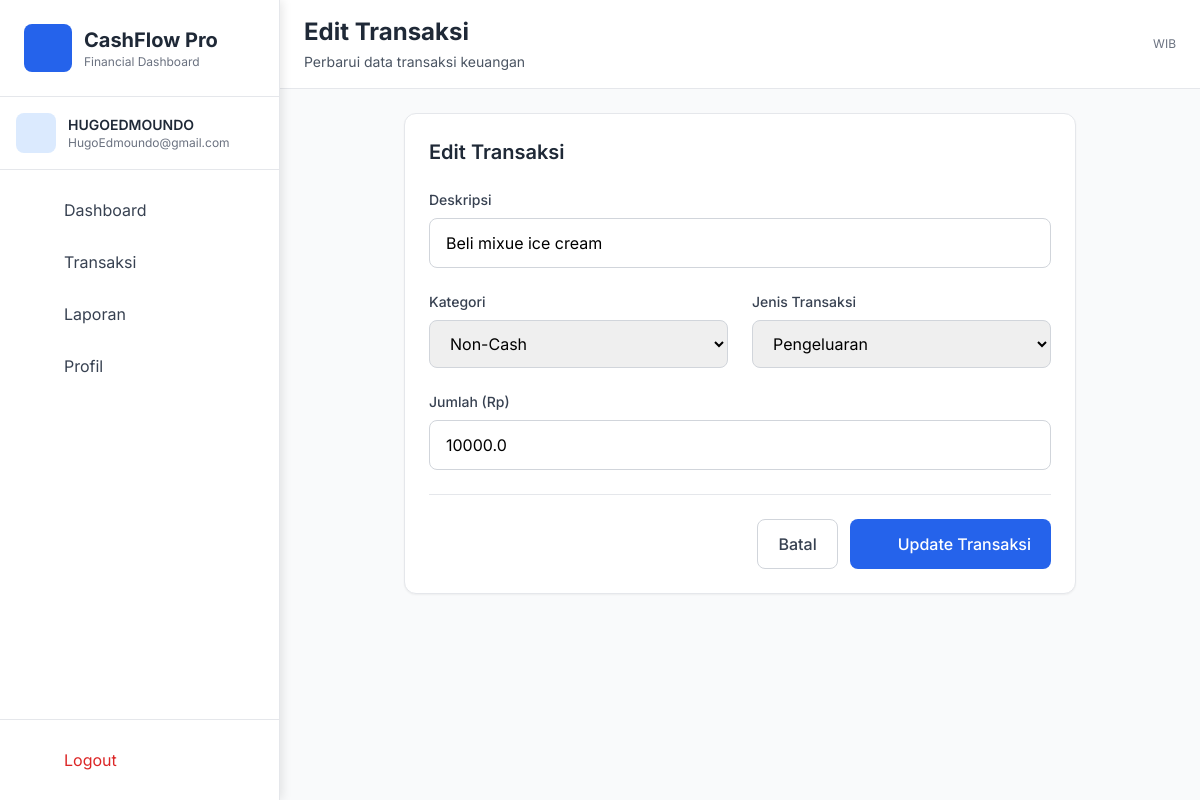
/edit_transaction/33 (signed in), run on the app's committed database.
### tables this page shows
CREATE TABLE users (
        id INTEGER PRIMARY KEY AUTOINCREMENT,
        username TEXT UNIQUE NOT NULL,
        email TEXT,
        password TEXT NOT NULL,
        full_name TEXT,
        created_at TIMESTAMP DEFAULT CURRENT_TIMESTAMP
    );

CREATE TABLE transactions (
        id INTEGER PRIMARY KEY AUTOINCREMENT,
        user_id INTEGER NOT NULL,
        description TEXT NOT NULL,
        category TEXT NOT NULL,
        transaction_type TEXT NOT NULL,
        amount REAL NOT NULL,
        transaction_date TIMESTAMP DEFAULT CURRENT_TIMESTAMP,
        FOREIGN KEY (user_id) REFERENCES users (id)
    );

### app.py (the view, shortened to what this page needs)
@app.route('/edit_transaction/<int:id>', methods=['GET', 'POST'])
@login_required
def edit_transaction(id):
    conn = get_db_connection()
    c = conn.cursor()
    if request.method == 'GET':
        c.execute('SELECT * FROM transactions WHERE id = ? AND user_id = ?', (id, current_user.id))
        transaction = c.fetchone()
        if not transaction:
            flash('Transaksi tidak ditemukan!', 'danger')
            return redirect(url_for('transactions'))
        transaction_dict = {
            'id': transaction['id'],
            'description': transaction['description'],
            'category': transaction['category'],
            'transaction_type': transaction['transaction_type'],
            'amount': transaction['amount'],
            'transaction_date': transaction['transaction_date']
        }
        conn.close()
        return render_template('edit.html', data=transaction_dict, format_rupiah=format_rupiah)

### app.py (called while the page is built)
@login_manager.user_loader
def load_user(user_id):
    conn = sqlite3.connect('cashflow.db')
    c = conn.cursor()
    c.execute('SELECT id, username, email, full_name FROM users WHERE id = ?', (user_id,))
    user = c.fetchone()
    conn.close()
    if user:
        return User(user[0], user[1], user[2], user[3])
    return None

def get_db_connection():
    conn = sqlite3.connect('cashflow.db')
    conn.row_factory = sqlite3.Row
    return conn

### templates/edit.html (shortened to what this page needs)
{% extends 'base.html' %}
{% block page_title %}Edit Transaksi{% endblock %}
{% block page_subtitle %}Perbarui data transaksi keuangan{% endblock %}
{% block content %}
<div class="max-w-2xl mx-auto">
    <div class="bg-white rounded-xl shadow-sm border border-gray-200">
        <div class="p-6">
            <div class="mb-6">
                <div class="flex justify-between items-center">
                    <h3 class="text-xl font-semibold text-gray-800">Edit Transaksi</h3>
                    <a href="{{ url_for('transactions') }}" class="text-gray-400 hover:text-gray-600">
                        <i class="fas fa-times"></i>
                    </a>
                </div>
            </div>
            <form method="POST" action="{{ url_for('edit_transaction', id=data.id) }}" class="space-y-6">
                <div>
                    <label class="block text-sm font-medium text-gray-700 mb-2">Deskripsi</label>
                    <input type="text" name="description" value="{{ data.description }}" required
                           class="w-full border border-gray-300 rounded-lg px-4 py-3 focus:ring-2 focus:ring-blue-500 focus:border-blue-500 outline-none transition-colors duration-200">
                </div>
                <div class="grid grid-cols-1 md:grid-cols-2 gap-6">
                    <div>
                        <label class="block text-sm font-medium text-gray-700 mb-2">Kategori</label>
                        <select name="category" required class="w-full border border-gray-300 rounded-lg px-4 py-3 focus:ring-2 focus:ring-blue-500 focus:border-blue-500 outline-none transition-colors duration-200">
                            <option value="non_cash" {% if data.category == 'non_cash' %}selected{% endif %}>Non-Cash</option>
                        </select>
                    </div>
                    <div>
                        <label class="block text-sm font-medium text-gray-700 mb-2">Jenis Transaksi</label>
                        <select name="transaction" required class="w-full border border-gray-300 rounded-lg px-4 py-3 focus:ring-2 focus:ring-blue-500 focus:border-blue-500 outline-none transition-colors duration-200">
                            <option value="expenditure" {% if data.transaction_type == 'expenditure' %}selected{% endif %}>Pengeluaran</option>
                        </select>
                    </div>
                </div>
                <div>
                    <label class="block text-sm font-medium text-gray-700 mb-2">Jumlah (Rp)</label>
                    <input type="number" step="0.01" name="amount" value="{{ data.amount }}" min="0" required
                           class="w-full border border-gray-300 rounded-lg px-4 py-3 focus:ring-2 focus:ring-blue-500 focus:border-blue-500 outline-none transition-colors duration-200">
                </div>
                <div class="flex justify-end gap-3 pt-6 border-t border-gray-200">
                    <a href="{{ url_for('transactions') }}" class="px-5 py-3 border border-gray-300 text-gray-700 rounded-lg hover:bg-gray-50 transition-colors duration-200 font-medium">
                        Batal
                    </a>
                    <button type="submit" class="px-5 py-3 bg-blue-600 text-white rounded-lg hover:bg-blue-700 transition-colors duration-200 font-medium inline-flex items-center">
                        <i class="fas fa-save mr-2"></i> Update Transaksi
                    </button>
                </div>
            </form>
        </div>
    </div>
</div>
{% endblock %}

### templates/base.html (shortened to what this page needs)
<!DOCTYPE html>
<html lang="id">
<head>
    <link rel="stylesheet" href="{{ url_for('static', filename='css/tailwind.css') }}">
    <link rel="stylesheet" href="{{ url_for('static', filename='css/fontawesome.min.css') }}">
</head>
<body class="bg-gray-50">
    {% if current_user.is_authenticated %}
    <aside id="sidebar" class="sidebar bg-white border-r border-gray-200">
        <div class="p-6 border-b border-gray-200">
            <div class="flex items-center space-x-3">
                <div class="w-12 h-12 bg-blue-600 rounded-lg flex items-center justify-center">
                    <i class="fas fa-chart-line text-white text-xl"></i>
                </div>
                <div>
                    <h1 class="text-xl font-bold text-gray-800">CashFlow Pro</h1>
                    <p class="text-xs text-gray-500">Financial Dashboard</p>
                </div>
            </div>
        </div>
        <div class="p-4 border-b border-gray-200">
            <div class="flex items-center space-x-3">
                <div class="w-10 h-10 bg-blue-100 rounded-lg flex items-center justify-center">
                    <i class="fas fa-user text-blue-600"></i>
                </div>
                <div>
                    <p class="text-sm font-semibold text-gray-800">{{ current_user.full_name or current_user.username }}</p>
                    <p class="text-xs text-gray-500">{{ current_user.email or 'No email' }}</p>
                </div>
            </div>
        </div>
        <nav class="p-4">
            <div class="space-y-1">
                <a href="{{ url_for('dashboard') }}"
                   class="flex items-center space-x-3 px-4 py-3 rounded-lg text-gray-700 hover:bg-blue-50 hover:text-blue-600 transition-colors duration-200 ">
                    <i class="fas fa-home w-5"></i>
                    <span>Dashboard</span>
                </a>
                <a href="{{ url_for('transactions') }}"
                   class="flex items-center space-x-3 px-4 py-3 rounded-lg text-gray-700 hover:bg-blue-50 hover:text-blue-600 transition-colors duration-200 ">
                    <i class="fas fa-exchange-alt w-5"></i>
                    <span>Transaksi</span>
                </a>
                <a href="{{ url_for('reports') }}"
                   class="flex items-center space-x-3 px-4 py-3 rounded-lg text-gray-700 hover:bg-blue-50 hover:text-blue-600 transition-colors duration-200 ">
                    <i class="fas fa-chart-pie w-5"></i>
                    <span>Laporan</span>
                </a>
                <a href="{{ url_for('profile') }}"
                   class="flex items-center space-x-3 px-4 py-3 rounded-lg text-gray-700 hover:bg-blue-50 hover:text-blue-600 transition-colors duration-200 ">
                    <i class="fas fa-user w-5"></i>
                    <span>Profil</span>
                </a>
            </div>
        </nav>
        <div class="absolute bottom-0 left-0 right-0 p-4 border-t border-gray-200">
            <a href="{{ url_for('logout') }}"
               class="flex items-center space-x-3 px-4 py-3 rounded-lg text-red-600 hover:bg-red-50 transition-colors duration-200">
                <i class="fas fa-sign-out-alt w-5"></i>
                <span>Logout</span>
            </a>
        </div>
    </aside>
    {% endif %}
    <main class="main-content min-h-screen">
        {% if current_user.is_authenticated %}
        <header class="bg-white border-b border-gray-200">
            <div class="px-4 py-4 md:px-6">
                <div class="flex flex-col md:flex-row md:justify-between md:items-center">
                    <div>
                        <h2 class="text-xl md:text-2xl font-bold text-gray-800">{% block page_title %}{% endblock %}</h2>
                        <p class="text-sm text-gray-600 mt-1">{% block page_subtitle %}{% endblock %}</p>
                    </div>
                    <div class="hidden md:flex items-center space-x-4 mt-2 md:mt-0">
                        <div class="text-right">
                            <p class="text-xs text-gray-500">{{ current_time }} WIB</p>
                        </div>
                    </div>
                </div>
            </div>
        </header>
        {% endif %}
        <div class="p-4 md:p-6">
            {% block content %}{% endblock %}
        </div>
    </main>
</body>
</html>

### templates/base.html (style rules this page uses)
* { font-family: 'Inter', sans-serif; }
.sidebar { width: 280px; height: 100vh; position: fixed; left: 0; top: 0; z-index: 50; transform: translateX(-100%); transition: transform 0.3s ease; background: white; box-shadow: 2px 0 10px rgba(0, 0, 0, 0.1); }
.main-content { margin-left: 0; transition: margin-left 0.3s ease; min-height: 100vh; }
@media (min-width: 1024px) { .sidebar { transform: translateX(0); } }
@media (min-width: 1024px) { .main-content { margin-left: 280px; } }

### data on the page
users: full_name "HUGOEDMOUNDO", email "HugoEdmoundo@gmail.com"
transactions: description "Beli mixue ice cream", category "Non-Cash", transaction "Pengeluaran", amount "10000.0"
